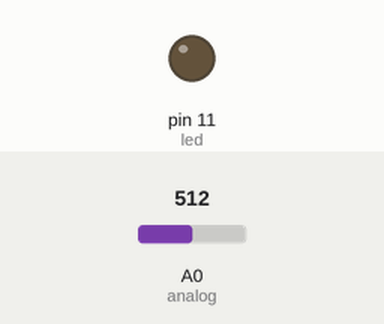
Simulated run of this sketch. Board: Arduino Uno, built with avr-gcc and run on an emulated ATmega328P. Parts: output pins drawn as LEDs (lit = HIGH). The inputs (shaded band) are chosen by the test bench; at power-on: A0 (analog) = 512. What the sketch prints to the serial monitor is not drawn.

Above: at 1.2 s.
1.3 s: A0 (analog) set to 607
2.8 s: A0 (analog) set to 632
At 3.6 s:
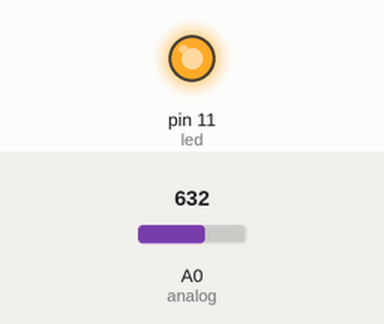
4.3 s: A0 (analog) set to 511
At 4.7 s:
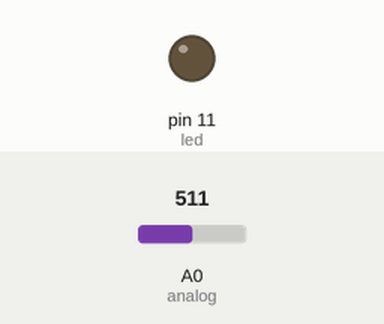
5.8 s: A0 (analog) set to 716
At 7.2 s:
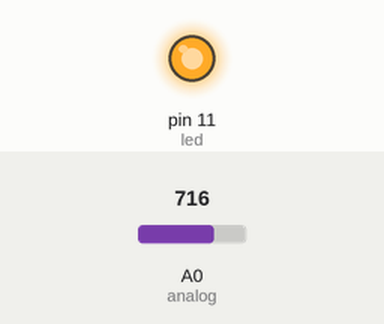
Timing chart, 0 to 8.3 s (numbered marks = the images above; inputs shaded):
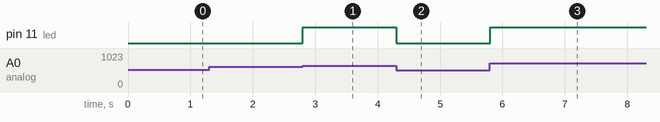

The sketch:

analog_read_ir_read_test.ino
```cpp
#define analog A0
#define led 11
#define IRtolerance 0.2
int all;
void setup(){
   pinMode(analog, INPUT);
   pinMode(led,OUTPUT);
    Serial.begin(9600);
   all=calibrate();
}

void loop(){

  Serial.println(all);
  int irsig=analogRead(analog);
  if(irsig>(all+IRtolerance*all)){
   digitalWrite(led,HIGH);
  }else{
    digitalWrite(led,LOW);
  }

}

int calibrate(){
  int a;
  unsigned long all=0;
 for(int i=0;i<100;i++){
   a=analogRead(A0);
   all+=a;
 }
 all=all/100;
 return all;


}
```

Measured:
- the behaviour switches between 614 and 615 on A0 (analog) (found by bisection; images 0 and 1)
- after the input at 1.3 s, every drawn part: stays the same
- after the input at 2.8 s, pin 11 (led): LOW → HIGH at once
- after the input at 4.3 s, pin 11 (led): HIGH → LOW at once
- after the input at 5.8 s, pin 11 (led): LOW → HIGH at once
